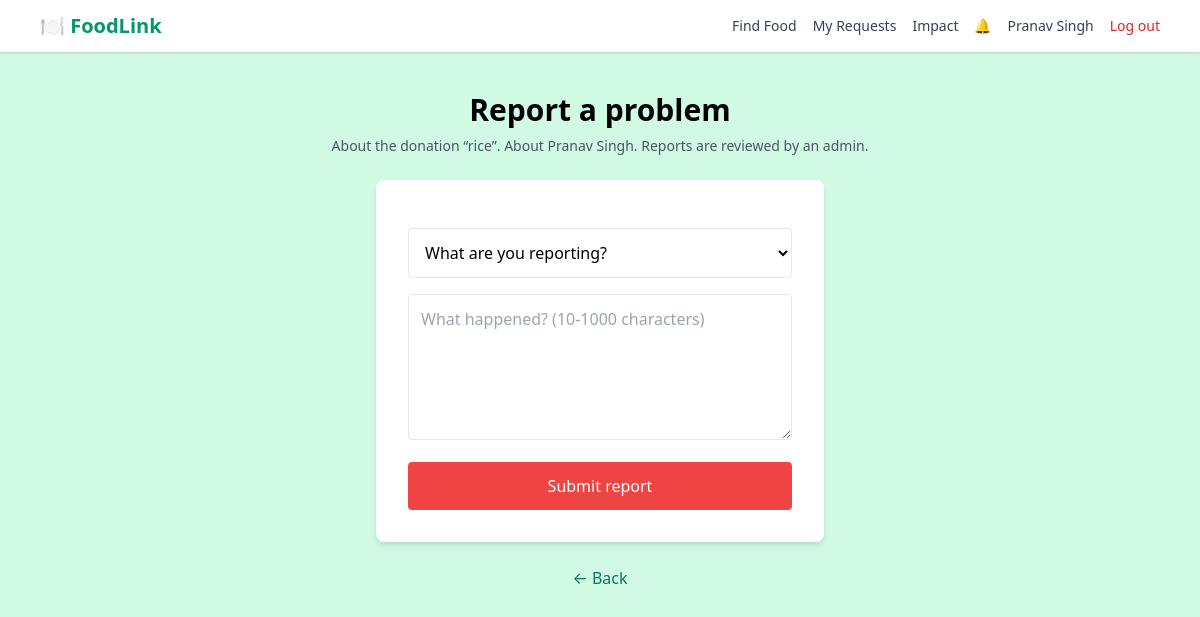
The page /report?donation_id=1&user_id=2 (signed in) on the database its author committed.
### tables this page shows
CREATE TABLE users (
    id INTEGER PRIMARY KEY AUTOINCREMENT,
    role TEXT NOT NULL CHECK (role IN ('donor','ngo','admin')),
    name TEXT NOT NULL,
    email TEXT NOT NULL UNIQUE,
    password_hash TEXT NOT NULL,
    phone TEXT, address TEXT, lat REAL, lng REAL,
    reg_number TEXT,
    ngo_darpan_id TEXT,
    verification_doc TEXT,
    verification_doc_name TEXT,
    ngo_status TEXT CHECK (ngo_status IN ('PENDING','APPROVED','REJECTED')),
    is_verified INTEGER NOT NULL DEFAULT 0,
    account_status TEXT NOT NULL DEFAULT 'active' CHECK (account_status IN ('active','suspended','removed')),
    email_verified INTEGER NOT NULL DEFAULT 0,
    created_at TEXT NOT NULL
);

CREATE TABLE donations (
    id INTEGER PRIMARY KEY AUTOINCREMENT,
    donor_id INTEGER NOT NULL REFERENCES users(id),
    food_name TEXT NOT NULL,
    category TEXT NOT NULL,
    food_type TEXT NOT NULL CHECK (food_type IN ('veg','non-veg')),
    quantity REAL NOT NULL,
    unit TEXT NOT NULL,
    servings INTEGER NOT NULL,
    image_path TEXT,
    prepared_at TEXT NOT NULL,
    expiry_time TEXT NOT NULL,
    address TEXT NOT NULL,
    lat REAL, lng REAL,
    contact_name TEXT,
    contact_phone TEXT NOT NULL,
    instructions TEXT,
    status TEXT NOT NULL DEFAULT 'AVAILABLE' CHECK (status IN
        ('AVAILABLE','REQUESTED','ACCEPTED','PICKED_UP','COMPLETED','EXPIRED','CANCELLED')),
    expiry_notified INTEGER NOT NULL DEFAULT 0,
    created_at TEXT NOT NULL,
    picked_up_at TEXT, completed_at TEXT
);

### app.py (the view, shortened to what this page needs)
@app.route('/report', methods=['GET', 'POST'])
@login_required
def report():
    db = get_db()
    src = request.form if request.method == 'POST' else request.args
    did, uid = to_int(src.get('donation_id')), to_int(src.get('user_id'))
    donation = db.execute('SELECT id, food_name, donor_id FROM donations WHERE id = ?', (did,)).fetchone() if did else None
    target = db.execute('SELECT id, name, role FROM users WHERE id = ? AND role != ?', (uid, 'admin')).fetchone() if uid else None
    if target and target['id'] == g.user['id']:
        target = None
    return render_template('templates/report_form.html', donation=donation, target=target,
                           form={'report_type': request.args.get('type', '')})

### app.py (called while the page is built)
def get_db():
    if 'db' not in g:
        g.db = sqlite3.connect(app.config['DATABASE'])
        g.db.row_factory = sqlite3.Row
        g.db.execute('PRAGMA foreign_keys = ON')
    return g.db

def now_utc():
    return datetime.now(timezone.utc).replace(tzinfo=None, microsecond=0)

def fmt(dt):
    return dt.strftime('%Y-%m-%d %H:%M:%S')

def utcnow_str():
    return fmt(now_utc())

def to_int(v):
    try:
        return int(str(v).strip())
    except (TypeError, ValueError):
        return None

def ngo_can_request(u):
    return bool(u and u['role'] == 'ngo' and u['ngo_status'] == 'APPROVED'
                and u['is_verified'] == 1 and u['account_status'] == 'active')

def csrf_token():
    if 'csrf_token' not in session:
        session['csrf_token'] = secrets.token_urlsafe(24)
    return session['csrf_token']

@app.before_request
def before():
    if request.endpoint == 'static':
        return
    g.user = None
    uid = session.get('uid')
    if uid:
        u = get_db().execute('SELECT * FROM users WHERE id = ?', (uid,)).fetchone()
        if u and u['account_status'] == 'active':
            g.user = u
        else:
            session.clear()
    if request.method in ('POST', 'PUT', 'PATCH', 'DELETE'):
        sent, expected = request.form.get('csrf_token', ''), session.get('csrf_token', '')
        if not expected or not hmac.compare_digest(sent, expected):
            abort(400, 'Your session expired or the form was invalid. Go back, refresh the page and try again.')
    run_maintenance()

@app.after_request
def security_headers(resp):
    resp.headers.setdefault('X-Content-Type-Options', 'nosniff')
    resp.headers.setdefault('X-Frame-Options', 'SAMEORIGIN')
    resp.headers.setdefault('Referrer-Policy', 'same-origin')
    return resp

@app.context_processor
def inject_user_context():
    unread = 0
    if g.get('user'):
        unread = get_db().execute('SELECT COUNT(*) FROM notifications WHERE user_id = ? AND is_read = 0',
                                  (g.user['id'],)).fetchone()[0]
    return {'unread_count': unread}

### templates/report_form.html (shortened to what this page needs)
{% extends 'templates/base.html' %}
{% block main_class %}flex flex-col items-center py-10 px-4{% endblock %}
{% block content %}
    <h1 class="text-3xl font-bold mb-2">Report a problem</h1>
    <p class="text-sm text-gray-600 mb-6">
        {% if donation %}About the donation “{{ donation.food_name }}”.{% endif %}
        {% if target %}About {{ target.name }}.{% endif %}
        Reports are reviewed by an admin.</p>
    <form method="POST" class="bg-white p-8 rounded-lg shadow-md w-full max-w-md space-y-4">
        <select name="report_type" required class="w-full border p-3 rounded bg-white">
            <option value="">What are you reporting?</option>
        </select>
        <textarea name="description" rows="5" minlength="10" maxlength="1000" required placeholder="What happened? (10-1000 characters)" class="w-full border p-3 rounded">{{ form.get('description', '') }}</textarea>
        <button type="submit" class="bg-red-500 text-white w-full py-3 rounded hover:bg-red-600">Submit report</button>
    </form>
    <a href="/dashboard" class="mt-6 text-green-700 hover:underline">← Back</a>
{% endblock %}

### templates/base.html (shortened to what this page needs)
<!DOCTYPE html>
<html lang="en">
<head>
    <link href="https://cdn.jsdelivr.net/npm/tailwindcss@2.2.19/dist/tailwind.min.css" rel="stylesheet">
</head>
<body class="min-h-screen {% block body_class %}bg-green-100{% endblock %}">
<nav class="bg-white shadow">
    <div class="max-w-6xl mx-auto px-4 py-3 flex flex-wrap items-center justify-between">
        <a href="/" class="text-xl font-bold text-green-600">🍽️ FoodLink</a>
        <div class="flex flex-wrap items-center gap-x-4 gap-y-2 text-sm text-gray-700">
            <a href="/find" class="hover:text-green-600">Find Food</a>
            {% if g.user and g.user.role == 'donor' %}
                <a href="/post" class="hover:text-green-600">Post Food</a>
                <a href="/my/donations" class="hover:text-green-600">My Donations</a>
            {% elif g.user and g.user.role == 'ngo' %}
                <a href="/my/requests" class="hover:text-green-600">My Requests</a>
            {% elif g.user and g.user.role == 'admin' %}
                <a href="/admin" class="hover:text-green-600">Admin</a>
            {% endif %}
            <a href="/impact" class="hover:text-green-600">Impact</a>
            {% if g.user %}
                <a href="/notifications" class="hover:text-green-600" title="Notifications">🔔{% if unread_count %}<span class="ml-1 bg-red-500 text-white text-xs rounded-full px-2 py-0.5">{{ unread_count }}</span>{% endif %}</a>
                <a href="/profile" class="hover:text-green-600">{{ g.user.name }}</a>
                <form method="POST" action="/logout" class="inline">
                    <button type="submit" class="text-red-600 hover:underline">Log out</button>
                </form>
            {% else %}
                <a href="/login" class="hover:text-green-600">Log in</a>
                <a href="/signup" class="bg-green-500 text-white px-3 py-1 rounded-full hover:bg-green-600">Sign up</a>
            {% endif %}
        </div>
    </div>
</nav>
<main class="{% block main_class %}{% endblock %}"{% block main_attrs %}{% endblock %}>
{% block content %}{% endblock %}
</main>
</body>
</html>

### rows shown on the page
users: user.name "Pranav Singh"
donations: food_name "rice"
users: name "Pranav Singh"
